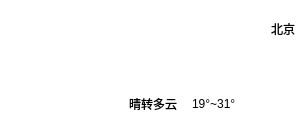
        <widget class="QWidget" name="widget_3" native="true">
         <property name="styleSheet">
          <string notr="true">background-color: rgba(157, 133, 255, 0);
border-radius: 15px</string>
         </property>
         <layout class="QHBoxLayout" name="horizontalLayout_3">
          <property name="spacing">
           <number>8</number>
          </property>
          <item>
           <widget class="QLabel" name="lblTypeIcon">
            <property name="minimumSize">
             <size>
              <width>110</width>
              <height>110</height>
             </size>
            </property>
            <property name="maximumSize">
             <size>
              <width>110</width>
              <height>110</height>
             </size>
            </property>
            <property name="styleSheet">
             <string notr="true">background-color: rgba(255, 255, 255, 0);</string>
            </property>
            <property name="text">
             <string/>
            </property>
            <property name="pixmap">
             <pixmap resource="res.qrc">:/res/type/DuoYun.png</pixmap>
            </property>
            <property name="scaledContents">
             <bool>true</bool>
            </property>
            <property name="alignment">
             <set>Qt::AlignCenter</set>
            </property>
           </widget>
          </item>
          <item>
           <layout class="QVBoxLayout" name="verticalLayout_2">
            <property name="spacing">
             <number>0</number>
            </property>
            <item>
             <layout class="QHBoxLayout" name="horizontalLayout_2">
              <item>
               <widget class="QLabel" name="lblTemp">
                <property name="font">
                 <font>
                  <family>Arial</family>
                  <pointsize>50</pointsize>
                  <weight>50</weight>
                  <italic>false</italic>
                  <bold>false</bold>
                 </font>
                </property>
                <property name="styleSheet">
                 <string notr="true">color: rgb(255, 255, 255);
font: 50pt &quot;Arial&quot;;
background-color: rgba(0, 255, 255, 0);</string>
                </property>
                <property name="text">
                 <string>32°</string>
                </property>
                <property name="scaledContents">
                 <bool>true</bool>
                </property>
                <property name="alignment">
                 <set>Qt::AlignCenter</set>
                </property>
               </widget>
              </item>
              <item>
               <spacer name="horizontalSpacer_2">
                <property name="orientation">
                 <enum>Qt::Horizontal</enum>
                </property>
                <property name="sizeHint" stdset="0">
                 <size>
                  <width>40</width>
                  <height>20</height>
                 </size>
                </property>
               </spacer>
              </item>
              <item>
               <layout class="QVBoxLayout" name="verticalLayout">
                <property name="topMargin">
                 <number>0</number>
                </property>
                <property name="bottomMargin">
                 <number>40</number>
                </property>
                <item>
                 <widget class="QLabel" name="lblCity">
                  <property name="styleSheet">
                   <string notr="true">font: 12pt &quot;Microsoft YaHei UI&quot;;
background-color: rgba(255, 255, 255,0);</string>
                  </property>
                  <property name="text">
                   <string>北京</string>
                  </property>
                  <property name="alignment">
                   <set>Qt::AlignRight|Qt::AlignTrailing|Qt::AlignVCenter</set>
                  </property>
                 </widget>
                </item>
               </layout>
              </item>
             </layout>
            </item>
            <item>
             <layout class="QHBoxLayout" name="horizontalLayout">
              <property name="spacing">
               <number>6</number>
              </property>
              <property name="sizeConstraint">
               <enum>QLayout::SetDefaultConstraint</enum>
              </property>
              <item>
               <widget class="QLabel" name="lblType">
                <property name="sizePolicy">
                 <sizepolicy hsizetype="Preferred" vsizetype="Preferred">
                  <horstretch>0</horstretch>
                  <verstretch>0</verstretch>
                 </sizepolicy>
                </property>
                <property name="styleSheet">
                 <string notr="true">background-color: rgba(255, 255, 255,0);
font: 12pt &quot;微软雅黑&quot;;</string>
                </property>
                <property name="text">
                 <string>晴转多云</string>
                </property>
                <property name="scaledContents">
                 <bool>true</bool>
                </property>
                <property name="alignment">
                 <set>Qt::AlignLeading|Qt::AlignLeft|Qt::AlignVCenter</set>
                </property>
               </widget>
              </item>
              <item>
               <widget class="Line" name="line">
                <property name="minimumSize">
                 <size>
                  <width>0</width>
                  <height>15</height>
                 </size>
                </property>
                <property name="maximumSize">
                 <size>
                  <width>16777215</width>
                  <height>15</height>
                 </size>
                </property>
                <property name="styleSheet">
                 <string notr="true">color: rgb(255, 0, 0);</string>
                </property>
                <property name="orientation">
                 <enum>Qt::Vertical</enum>
                </property>
               </widget>
              </item>
              <item>
               <widget class="QLabel" name="lblLowHigh">
                <property name="styleSheet">
                 <string notr="true">background-color: rgba(255, 255, 255,0);
font: 12pt &quot;微软雅黑&quot;;</string>
                </property>
                <property name="text">
                 <string>19°~31°</string>
                </property>
                <property name="alignment">
                 <set>Qt::AlignLeading|Qt::AlignLeft|Qt::AlignVCenter</set>
                </property>
               </widget>
              </item>
              <item>
               <spacer name="horizontalSpacer">
                <property name="orientation">
                 <enum>Qt::Horizontal</enum>
                </property>
                <property name="sizeHint" stdset="0">
                 <size>
                  <width>40</width>
                  <height>20</height>
                 </size>
                </property>
               </spacer>
              </item>
             </layout>
            </item>
           </layout>
          </item>
         </layout>
        </widget>
